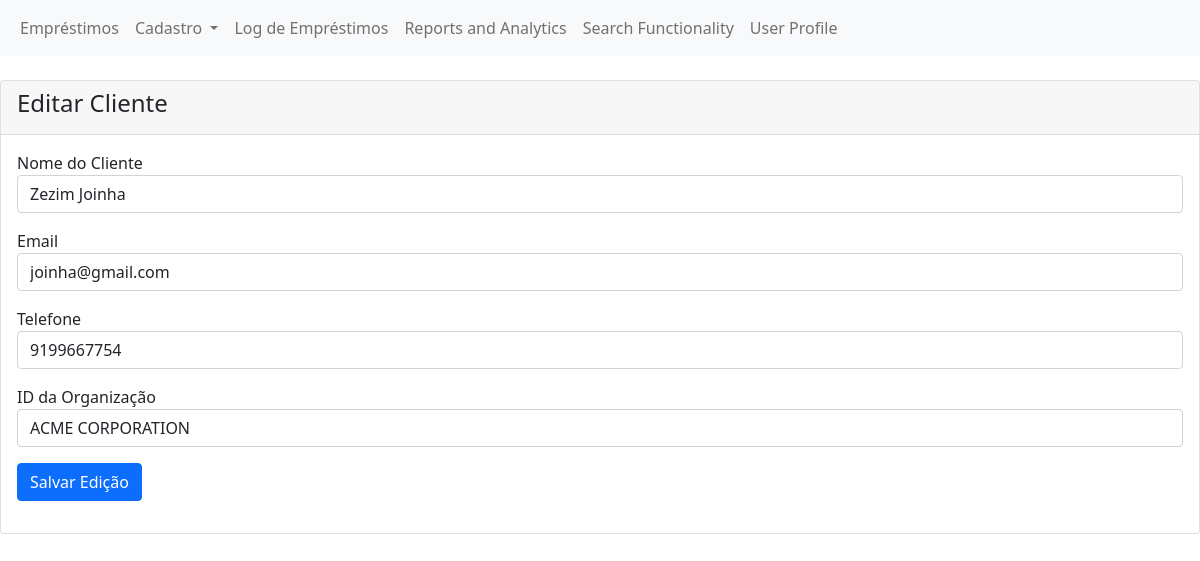
Page /dashboard/operations/client/form_edit_borr.php?id=1 (signed in) on the committed database.
### tables this page shows
CREATE TABLE `borrowers` (
  `id` int(11) NOT NULL,
  `name` varchar(100) NOT NULL,
  `email` varchar(100) DEFAULT NULL,
  `phone` varchar(20) DEFAULT NULL,
  `organization_id` int(11) DEFAULT NULL
);

CREATE TABLE `organization` (
  `id` int(11) NOT NULL,
  `name` varchar(100) NOT NULL,
  `acronym` varchar(15) DEFAULT NULL
);

### dashboard/operations/client/form_edit_borr.php (the view, shortened to what this page needs)
<!DOCTYPE html>
<html lang="en">
<head>
    <link href="https://cdn.jsdelivr.net/npm/bootstrap@5.1.3/dist/css/bootstrap.min.css" rel="stylesheet">
</head>
<body>
    <nav class="navbar navbar-expand-lg navbar-light bg-light">
        <div class="container-fluid">
            <div class="collapse navbar-collapse" id="navbarNavAltMarkup">
            <div class="navbar-nav">
                <a class="nav-link" href="../../transations/manage_borrow.php">Empréstimos</a>
                <div class="nav-item dropdown">
                    <a class="nav-link dropdown-toggle" href="#" id="cadastroDropdown" role="button" data-bs-toggle="dropdown" aria-expanded="false">
                        Cadastro
                    </a>
                </div>
                <a class="nav-link" href="#">Log de Empréstimos</a>
                <a class="nav-link" href="#">Reports and Analytics</a>
                <a class="nav-link" href="#">Search Functionality</a>
                <a class="nav-link" href="#">User Profile</a>
            </div>
            </div>
        </div>
    </nav>
    <div class="row">
        <div class="col-md-12">
            <div class="card mt-4">
                <div class="card-header">
                    <h4>Editar Cliente</h4>
                </div>
                <?php
                include_once '../../../db/database.php';
                $organization_query = "SELECT id, name FROM organization";
                $organization_result = mysqli_query($conn, $organization_query);
                $organizations = mysqli_fetch_all($organization_result, MYSQLI_ASSOC);
                if (isset($_GET['id'])) {
                    $sql_query = "SELECT * FROM borrowers WHERE id = " . $_GET['id'];
                    $result_set = mysqli_query($conn, $sql_query);
                    $fetched_row = mysqli_fetch_array($result_set);
                } else {
                    $fetched_row = array('id' => '', 'name' => '', 'email' => '', 'phone' => '', 'organization_id' => '');
                }
                ?>
                <div class="card-body">
                    <form action="edit_borrower.php" method="POST">
                        <div class="form-group mb-3">
                            <label for="">Nome do Cliente</label>
                            <input type="text" name="name" value="<?php echo $fetched_row['name']; ?>" class="form-control" placeholder="Nome do cliente">
                        </div>
                        <div class="form-group mb-3">
                            <label for="">Email</label>
                            <input type="text" name="email" value="<?php echo $fetched_row['email']; ?>" class="form-control" placeholder="Email do cliente">
                        </div>
                        <div class="form-group mb-3">
                            <label for="">Telefone</label>
                            <input type="text" name="phone" value="<?php echo $fetched_row['phone']; ?>" class="form-control" placeholder="Telefone de contato do cliente">
                        </div>
                        <div class="form-group mb-3">
                            <label for="">ID da Organização</label>
                            <select name="organization_id" class="form-control">
                                <?php foreach ($organizations as $org) { ?>
                                    <option value="<?php echo $org['id']; ?>" <?php if ($org['id'] == $fetched_row['organization_id']) echo 'selected'; ?>>
                                        <?php echo $org['name']; ?>
                                    </option>
                                <?php } ?>
                            </select>
                        </div>
                        <div class="form-group mb-3">
                            <button type="submit" name="update_data" class="btn btn-primary">Salvar Edição</button>
                        </div>
                    </form>
                </div>
            </div>
        </div>
    </div>
</body>
</html>

### rows in the picture
borrowers: name "Zezim Joinha", email "joinha@gmail.com", phone "9199667754", organization_id "ACME CORPORATION"
